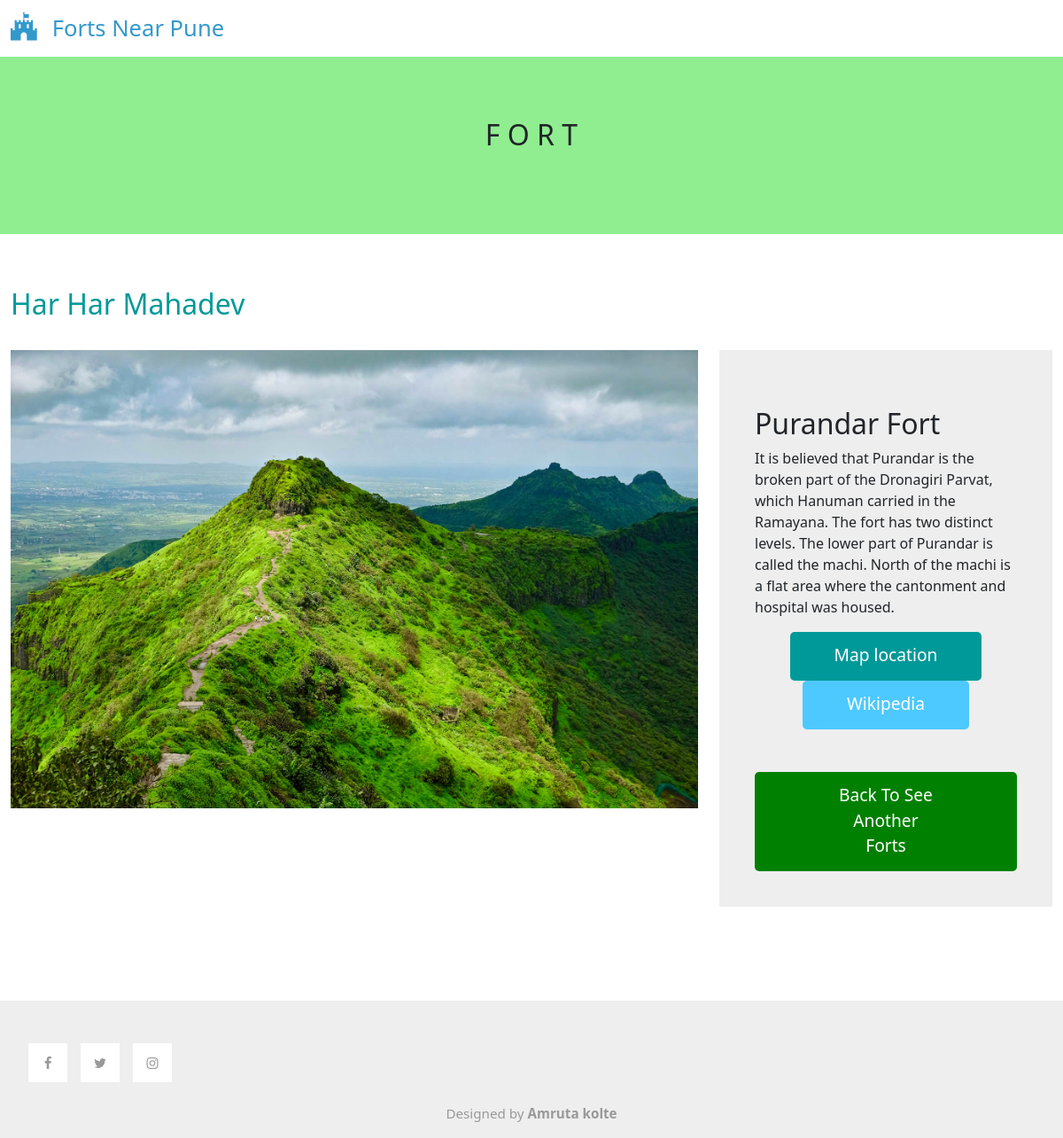
The page /forts/fort_detail/2 on the database its author committed.
### fort/models.py (models this page shows, shortened)
class fort(models.Model):
    f_id = models.AutoField(primary_key=True)
    name = models.CharField(max_length=100)
    img = models.ImageField(upload_to='pics')
    add = models.CharField(max_length=255)
    add3d = models.CharField(max_length=255)
    info = models.TextField()

### fort/views.py (the view)
# urls.py: path('forts/fort_detail/<int:pk>', views.fort_detail, name='fort_detail'),
def fort_detail(request, pk):
    killa = fort.objects.get(f_id=pk)
    return render(request,'fort-detail.html', {'killa':killa})

### templates/fort-detail.html (shortened to what this page needs)
{% load static %}
<html lang="en">
<head>
    <link rel="stylesheet" href="{% static 'css/bootstrap.min.css' %}">
    <link rel="stylesheet" href="{% static 'css/all.min.css' %}">
    <link rel="stylesheet" href="{% static 'css/templatemo-style.css' %}">
	<link rel='stylesheet' href='https://cdnjs.cloudflare.com/ajax/libs/font-awesome/4.7.0/css/font-awesome.min.css'>
</head>
<body>
    <nav class="navbar navbar-expand-lg">
        <div class="container-fluid">
            <a class="navbar-brand" href="\forts">
                <i class="fa fa-fort-awesome mr-2" aria-hidden="true"></i>
                Forts Near Pune
            </a>
        </div>
    </nav>
    <div class="tm-hero d-flex justify-content-center align-items-center" style="background-color:lightgreen" data-parallax="scroll">
        <form>
            <h2>
			    <span>F</span>
		    	<span>O</span>
	    		<span>R</span>
    			<span>T</span>
		    </h2>
        </form>
    </div>
    <div class="container-fluid tm-container-content tm-mt-60">
        <div class="row mb-4">
            <h2 class="col-12 tm-text-primary">Har Har Mahadev</h2>
        </div>
        <div class="row tm-mb-90">
            <div class="col-xl-8 col-lg-7 col-md-6 col-sm-12">
                <img src="{{killa.img.url}}" alt="Image" class="img-fluid">
            </div>
            <div class="col-xl-4 col-lg-5 col-md-6 col-sm-12">
                <div class="tm-bg-gray tm-video-details">
                    <p class="mb-4">
                        <h2>{{killa.name}}</h2>
                        {{killa.info}}
                    </p>
                    <div class="text-center mb-5">
                        <a href="{{killa.add}}" class="btn btn-primary tm-btn-small">Map location</a><br>
                        <a href="{{killa.add3d}}" class="btn btn-primary tm-btn-small" style="background-color:#4DC9FF">Wikipedia</a>
                    </div>
                    <a href="\forts" class="btn btn-primary tm-btn-big" style="background-color:green">Back To See Another Forts</a><br>
                </div>
            </div>
        </div>
    </div>
    <footer class="tm-bg-gray pt-5 pb-3 tm-text-gray tm-footer">
                <div class="tm-social-links">
					<ul class="d-flex">
                        <li class="mb-2"><a href="https://www.facebook.com/nikhil.sanap.520/"><i class="fa fa-facebook"></i></a></li>
                        <li class="mb-2"><a href="https://twitter.com/NikhilSanap10?t=sOW_jasFcF7ij0FuYwhwCw&s=09"><i class="fa fa-twitter"></i></a></li>
                        <li class="mb-2"><a href="https://www.instagram.com/nikhil_sanap_007/"><i class="fa fa-instagram"></i></a></li>
                    </ul>
                </div>
				<div class="text-center">
                    Designed by <a class="tm-text-gray" rel="sponsored" target="_parent"><b>Amruta kolte</b></a>
                </div>
    </footer>
</body>
</html>

### static/css/templatemo-style.css (style rules this page uses)
p { line-height: 1.8; }
a { text-decoration: none; transition: all 0.3s ease; }
.container-fluid { max-width: 1770px; }
.btn { border-radius: 0; }
.btn-primary { background-color: #009999; border: 0; border-radius: 5px; padding: 12px 50px 14px; font-size: 1.2rem; }
.tm-btn-big { padding: 12px 90px 14px; }
.navbar-brand { color: #3399CC; font-size: 1.6rem; }
.navbar-brand i { font-size: 2rem; }
.tm-hero { min-height: 200px; background: transparent; }
.tm-mt-60 { margin-top: 60px; }
.tm-mb-90 { margin-bottom: 90px; }
.tm-text-primary { color: #009999; }
.tm-bg-gray { background-color: #EEEEEE; }
p, .tm-text-gray { color: #999; }
.tm-social-links li { list-style: none; margin-right: 15px; }
.tm-social-links li:last-child { margin-right: 0; }
.tm-social-links li a { color: #999999; width: 44px; height: 44px; display: flex; background-color: #fff; align-items: center; justify-content: center; }
.tm-footer { font-size: 0.95rem; }
.tm-video-details { height: 100%; padding: 40px; }

### rows shown on the page
fort: img (picture), name "Purandar Fort", info "It is believed that Purandar is the broken part of the Dronagiri Parvat, which Hanuman carried in the Ramayana. The fort has two distinct levels. The lower part of Purandar is called the machi. North of the machi is a flat area where the cantonment and hospital was housed."
